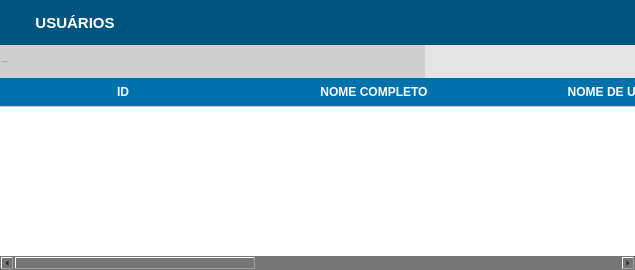
            <widget class="QWidget" name="usuarios">
             <layout class="QGridLayout" name="gridLayout_5">
              <property name="leftMargin">
               <number>0</number>
              </property>
              <property name="topMargin">
               <number>0</number>
              </property>
              <property name="rightMargin">
               <number>0</number>
              </property>
              <property name="bottomMargin">
               <number>0</number>
              </property>
              <property name="spacing">
               <number>0</number>
              </property>
              <item row="0" column="0">
               <widget class="QFrame" name="frame_7">
                <property name="styleSheet">
                 <string notr="true">background-color: rgb(118, 118, 118);</string>
                </property>
                <property name="frameShape">
                 <enum>QFrame::NoFrame</enum>
                </property>
                <property name="frameShadow">
                 <enum>QFrame::Raised</enum>
                </property>
                <layout class="QVBoxLayout" name="verticalLayout_2">
                 <property name="spacing">
                  <number>0</number>
                 </property>
                 <property name="leftMargin">
                  <number>0</number>
                 </property>
                 <property name="topMargin">
                  <number>0</number>
                 </property>
                 <property name="rightMargin">
                  <number>0</number>
                 </property>
                 <property name="bottomMargin">
                  <number>0</number>
                 </property>
                 <item>
                  <widget class="QFrame" name="frame_11">
                   <property name="maximumSize">
                    <size>
                     <width>16777215</width>
                     <height>45</height>
                    </size>
                   </property>
                   <property name="styleSheet">
                    <string notr="true">background-color: rgb(0, 85, 127);</string>
                   </property>
                   <property name="frameShape">
                    <enum>QFrame::NoFrame</enum>
                   </property>
                   <property name="frameShadow">
                    <enum>QFrame::Raised</enum>
                   </property>
                   <layout class="QHBoxLayout" name="horizontalLayout_4">
                    <property name="spacing">
                     <number>0</number>
                    </property>
                    <property name="leftMargin">
                     <number>0</number>
                    </property>
                    <property name="topMargin">
                     <number>0</number>
                    </property>
                    <property name="rightMargin">
                     <number>0</number>
                    </property>
                    <property name="bottomMargin">
                     <number>0</number>
                    </property>
                    <item>
                     <widget class="QPushButton" name="pushButton_11">
                      <property name="minimumSize">
                       <size>
                        <width>150</width>
                        <height>45</height>
                       </size>
                      </property>
                      <property name="styleSheet">
                       <string notr="true">QPushButton {
border: none;
color: rgb(255, 255, 255);
font-weight: bold;
font-size: 15px;


text-transform: uppercase
 }
QPushButton:hover{
border: none;
color: rgb(255, 255, 255);
font-weight: bold;
font-size: 16px;
text-decoration:underline;



}</string>
                      </property>
                      <property name="text">
                       <string>USUÁRIOS</string>
                      </property>
                      <property name="icon">
                       <iconset>
                        <normaloff>img/adduser_.png</normaloff>img/adduser_.png</iconset>
                      </property>
                      <property name="iconSize">
                       <size>
                        <width>30</width>
                        <height>30</height>
                       </size>
                      </property>
                     </widget>
                    </item>
                    <item>
                     <spacer name="horizontalSpacer">
                      <property name="orientation">
                       <enum>Qt::Horizontal</enum>
                      </property>
                      <property name="sizeHint" stdset="0">
                       <size>
                        <width>485</width>
                        <height>20</height>
                       </size>
                      </property>
                     </spacer>
                    </item>
                   </layout>
                  </widget>
                 </item>
                 <item>
                  <widget class="QFrame" name="frame_12">
                   <property name="maximumSize">
                    <size>
                     <width>16777215</width>
                     <height>33</height>
                    </size>
                   </property>
                   <property name="styleSheet">
                    <string notr="true">background-color: rgb(218, 218, 218);</string>
                   </property>
                   <property name="frameShape">
                    <enum>QFrame::NoFrame</enum>
                   </property>
                   <property name="frameShadow">
                    <enum>QFrame::Raised</enum>
                   </property>
                   <layout class="QGridLayout" name="gridLayout_9">
                    <property name="leftMargin">
                     <number>0</number>
                    </property>
                    <property name="topMargin">
                     <number>0</number>
                    </property>
                    <property name="rightMargin">
                     <number>0</number>
                    </property>
                    <property name="bottomMargin">
                     <number>0</number>
                    </property>
                    <property name="spacing">
                     <number>0</number>
                    </property>
                    <item row="0" column="4">
                     <widget class="QPushButton" name="Bt_Edit_Usuario">
                      <property name="sizePolicy">
                       <sizepolicy hsizetype="Preferred" vsizetype="Preferred">
                        <horstretch>0</horstretch>
                        <verstretch>0</verstretch>
                       </sizepolicy>
                      </property>
                      <property name="minimumSize">
                       <size>
                        <width>0</width>
                        <height>0</height>
                       </size>
                      </property>
                      <property name="maximumSize">
                       <size>
                        <width>60</width>
                        <height>33</height>
                       </size>
                      </property>
                      <property name="font">
                       <font>
                        <pointsize>6</pointsize>
                       </font>
                      </property>
                      <property name="toolTip">
                       <string>Editar</string>
                      </property>
                      <property name="styleSheet">
                       <string notr="true">QPushButton {
background-color: rgb(229, 229, 229);
border:none;
 }
QPushButton:hover{
background-color: rgb(255, 255, 255);

}</string>
                      </property>
                      <property name="text">
                       <string/>
                      </property>
                      <property name="icon">
                       <iconset>
                        <normaloff>img/editar.png</normaloff>img/editar.png</iconset>
                      </property>
                      <property name="iconSize">
                       <size>
                        <width>50</width>
                        <height>25</height>
                       </size>
                      </property>
                     </widget>
                    </item>
                    <item row="0" column="0">
                     <widget class="QLineEdit" name="tx_BuscaUsuarios">
                      <property name="sizePolicy">
                       <sizepolicy hsizetype="Preferred" vsizetype="Preferred">
                        <horstretch>0</horstretch>
                        <verstretch>0</verstretch>
                       </sizepolicy>
                      </property>
                      <property name="maximumSize">
                       <size>
                        <width>777777</width>
                        <height>16777215</height>
                       </size>
                      </property>
                      <property name="font">
                       <font>
                        <family>Arial</family>
                        <pointsize>-1</pointsize>
                        <weight>50</weight>
                        <italic>false</italic>
                        <bold>false</bold>
                       </font>
                      </property>
                      <property name="mouseTracking">
                       <bool>false</bool>
                      </property>
                      <property name="focusPolicy">
                       <enum>Qt::ClickFocus</enum>
                      </property>
                      <property name="styleSheet">
                       <string notr="true">QLineEdit{
background: #CFCFCF;
border-radius: 2px;
color: #000;
font: 13px &quot;Arial&quot; ;
text-transform: uppercase;
}
QLineEdit:Focus {
border: 1px solid blue;
}</string>
                      </property>
                      <property name="placeholderText">
                       <string>PESQUISAR...</string>
                      </property>
                     </widget>
                    </item>
                    <item row="0" column="5">
                     <widget class="QPushButton" name="Bt_Remover_Usuario">
                      <property name="sizePolicy">
                       <sizepolicy hsizetype="Preferred" vsizetype="Preferred">
                        <horstretch>0</horstretch>
                        <verstretch>0</verstretch>
                       </sizepolicy>
                      </property>
                      <property name="minimumSize">
                       <size>
                        <width>0</width>
                        <height>33</height>
                       </size>
                      </property>
                      <property name="maximumSize">
                       <size>
                        <width>50</width>
                        <height>16777215</height>
                       </size>
                      </property>
                      <property name="toolTip">
                       <string>Excluir</string>
                      </property>
                      <property name="styleSheet">
                       <string notr="true">QPushButton {
background-color: rgb(229, 229, 229);
border:none;
 }
QPushButton:hover{
background-color: rgb(255, 255, 255);

}</string>
                      </property>
                      <property name="text">
                       <string/>
                      </property>
                      <property name="icon">
                       <iconset>
                        <normaloff>img/remover.png</normaloff>img/remover.png</iconset>
                      </property>
                      <property name="iconSize">
                       <size>
                        <width>30</width>
                        <height>27</height>
                       </size>
                      </property>
                     </widget>
                    </item>
                    <item row="0" column="2">
                     <widget class="QPushButton" name="Bt_Add_Usuario">
                      <property name="sizePolicy">
                       <sizepolicy hsizetype="Preferred" vsizetype="Preferred">
                        <horstretch>0</horstretch>
                        <verstretch>0</verstretch>
                       </sizepolicy>
                      </property>
                      <property name="minimumSize">
                       <size>
                        <width>0</width>
                        <height>33</height>
                       </size>
                      </property>
                      <property name="maximumSize">
                       <size>
                        <width>50</width>
                        <height>16777215</height>
                       </size>
                      </property>
                      <property name="toolTip">
                       <string>Adicionar</string>
                      </property>
                      <property name="styleSheet">
                       <string notr="true">QPushButton {

background-color: rgb(229, 229, 229);
border:none;
 }
QPushButton:hover{
background-color: rgb(255, 255, 255);

}</string>
                      </property>
                      <property name="text">
                       <string/>
                      </property>
                      <property name="icon">
                       <iconset>
                        <normaloff>img/adicionar.png</normaloff>img/adicionar.png</iconset>
                      </property>
                      <property name="iconSize">
                       <size>
                        <width>50</width>
                        <height>25</height>
                       </size>
                      </property>
                     </widget>
                    </item>
                    <item row="0" column="1">
                     <widget class="QPushButton" name="Bt_Pesquisa_Usuario">
                      <property name="sizePolicy">
                       <sizepolicy hsizetype="Preferred" vsizetype="Preferred">
                        <horstretch>0</horstretch>
                        <verstretch>0</verstretch>
                       </sizepolicy>
                      </property>
                      <property name="minimumSize">
                       <size>
                        <width>0</width>
                        <height>33</height>
                       </size>
                      </property>
                      <property name="maximumSize">
                       <size>
                        <width>50</width>
                        <height>16777215</height>
                       </size>
                      </property>
                      <property name="toolTip">
                       <string>Pesquisar</string>
                      </property>
                      <property name="styleSheet">
                       <string notr="true">QPushButton {

background-color: rgb(229, 229, 229);
border:none;
 }
QPushButton:hover{
background-color: rgb(255, 255, 255);

}</string>
                      </property>
                      <property name="text">
                       <string/>
                      </property>
                      <property name="icon">
                       <iconset>
                        <normaloff>img/pesquisar.png</normaloff>img/pesquisar.png</iconset>
                      </property>
                      <property name="iconSize">
                       <size>
                        <width>50</width>
                        <height>30</height>
                       </size>
                      </property>
                     </widget>
                    </item>
                   </layout>
                  </widget>
                 </item>
                 <item>
                  <widget class="QFrame" name="frame_16">
                   <property name="frameShape">
                    <enum>QFrame::NoFrame</enum>
                   </property>
                   <property name="frameShadow">
                    <enum>QFrame::Raised</enum>
                   </property>
                   <layout class="QHBoxLayout" name="horizontalLayout_2">
                    <property name="spacing">
                     <number>0</number>
                    </property>
                    <property name="leftMargin">
                     <number>0</number>
                    </property>
                    <property name="topMargin">
                     <number>0</number>
                    </property>
                    <property name="rightMargin">
                     <number>0</number>
                    </property>
                    <property name="bottomMargin">
                     <number>0</number>
                    </property>
                    <item>
                     <widget class="QTableWidget" name="TableWidget_Usuario">
                      <property name="sizePolicy">
                       <sizepolicy hsizetype="Preferred" vsizetype="Preferred">
                        <horstretch>0</horstretch>
                        <verstretch>0</verstretch>
                       </sizepolicy>
                      </property>
                      <property name="styleSheet">
                       <string notr="true">QHeaderView:section{
background-color: rgb(0, 113, 170);
padding: 5px 5px 5px 0px ;
font-size: 12px;
font-family: &quot;Arial&quot;;
font-weight: bold;
color: rgb(255, 255, 255);
border:none;
border-bottom: 1px solid #CCC;
}
QTableView{
background-color: rgb(255, 255, 255);
font-size: 12px;
color: rgb(113, 113, 113);

}
</string>
                      </property>
                      <property name="frameShape">
                       <enum>QFrame::NoFrame</enum>
                      </property>
                      <property name="dragDropOverwriteMode">
                       <bool>true</bool>
                      </property>
                      <property name="columnCount">
                       <number>5</number>
                      </property>
                      <attribute name="horizontalHeaderDefaultSectionSize">
                       <number>251</number>
                      </attribute>
                      <attribute name="horizontalHeaderMinimumSectionSize">
                       <number>15</number>
                      </attribute>
                      <attribute name="verticalHeaderHighlightSections">
                       <bool>true</bool>
                      </attribute>
                      <attribute name="verticalHeaderShowSortIndicator" stdset="0">
                       <bool>false</bool>
                      </attribute>
                      <attribute name="verticalHeaderStretchLastSection">
                       <bool>false</bool>
                      </attribute>
                      <column>
                       <property name="text">
                        <string>ID</string>
                       </property>
                      </column>
                      <column>
                       <property name="text">
                        <string>NOME COMPLETO</string>
                       </property>
                      </column>
                      <column>
                       <property name="text">
                        <string>NOME DE USUÁRIO</string>
                       </property>
                      </column>
                      <column>
                       <property name="text">
                        <string>NÍVEL DE ACESSO</string>
                       </property>
                      </column>
                      <column>
                       <property name="text">
                        <string>PERMISSÕES</string>
                       </property>
                      </column>
                     </widget>
                    </item>
                   </layout>
                  </widget>
                 </item>
                </layout>
               </widget>
              </item>
             </layout>
            </widget>
